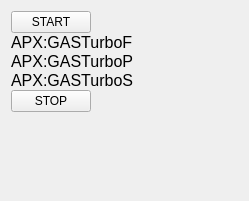
  <widget class="QWidget" name="layoutWidget_7">
   <property name="geometry">
    <rect>
     <x>685</x>
     <y>390</y>
     <width>249</width>
     <height>201</height>
    </rect>
   </property>
   <layout class="QFormLayout" name="formLayout_8">
    <property name="horizontalSpacing">
     <number>0</number>
    </property>
    <property name="verticalSpacing">
     <number>0</number>
    </property>
    <item row="1" column="0">
     <widget class="PyDMLabel" name="BeamCurrAvg_62">
      <property name="font">
       <font>
        <pointsize>12</pointsize>
       </font>
      </property>
      <property name="toolTip">
       <string/>
      </property>
      <property name="text">
       <string>APX:GASTurboF</string>
      </property>
      <property name="precision" stdset="0">
       <number>1</number>
      </property>
      <property name="precisionFromPV" stdset="0">
       <bool>false</bool>
      </property>
      <property name="channel" stdset="0">
       <string>ca://APX:GASTurboF</string>
      </property>
      <property name="displayFormat" stdset="0">
       <enum>PyDMLabel::Decimal</enum>
      </property>
     </widget>
    </item>
    <item row="3" column="0" colspan="2">
     <widget class="PyDMLabel" name="BeamCurrAvg_63">
      <property name="font">
       <font>
        <pointsize>12</pointsize>
       </font>
      </property>
      <property name="toolTip">
       <string/>
      </property>
      <property name="text">
       <string>APX:GASTurboP</string>
      </property>
      <property name="precision" stdset="0">
       <number>1</number>
      </property>
      <property name="precisionFromPV" stdset="0">
       <bool>false</bool>
      </property>
      <property name="channel" stdset="0">
       <string>ca://APX:GASTurboP</string>
      </property>
      <property name="displayFormat" stdset="0">
       <enum>PyDMLabel::Decimal</enum>
      </property>
     </widget>
    </item>
    <item row="5" column="0">
     <widget class="PyDMLabel" name="BeamCurrAvg_64">
      <property name="font">
       <font>
        <pointsize>12</pointsize>
       </font>
      </property>
      <property name="toolTip">
       <string/>
      </property>
      <property name="text">
       <string>APX:GASTurboS</string>
      </property>
      <property name="precision" stdset="0">
       <number>1</number>
      </property>
      <property name="precisionFromPV" stdset="0">
       <bool>false</bool>
      </property>
      <property name="channel" stdset="0">
       <string>ca://APX:GASTurboS</string>
      </property>
      <property name="displayFormat" stdset="0">
       <enum>PyDMLabel::Decimal</enum>
      </property>
     </widget>
    </item>
    <item row="0" column="0">
     <widget class="PyDMPushButton" name="PyDMPushButton_26">
      <property name="toolTip">
       <string/>
      </property>
      <property name="text">
       <string>START</string>
      </property>
      <property name="channel" stdset="0">
       <string>ca://APX:GASTurbo_START</string>
      </property>
     </widget>
    </item>
    <item row="6" column="0">
     <widget class="PyDMPushButton" name="PyDMPushButton_25">
      <property name="toolTip">
       <string/>
      </property>
      <property name="text">
       <string>STOP</string>
      </property>
      <property name="channel" stdset="0">
       <string>ca://APX:GASTurbo_STOP</string>
      </property>
     </widget>
    </item>
   </layout>
  </widget>
